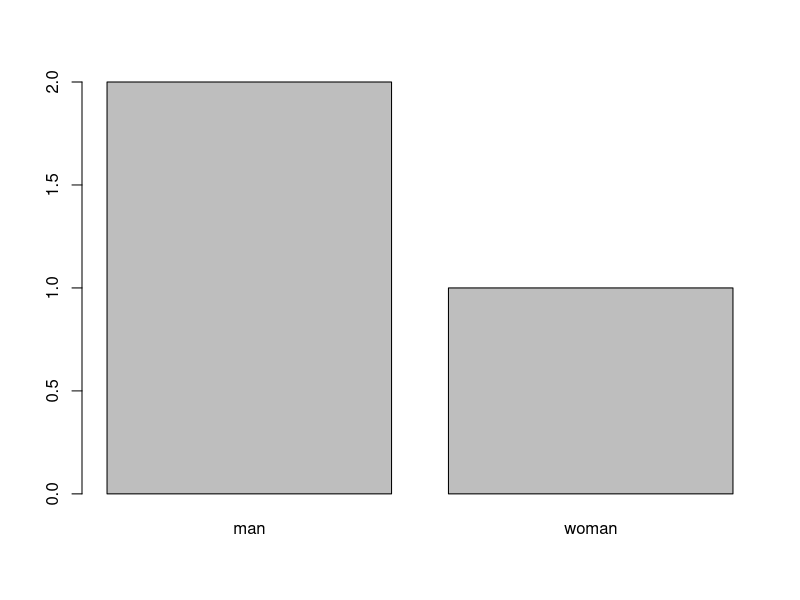

This chart was generated by the following R code:
#요인형(Factor)
#같은 성격의 값의 목록을 범주로 갖는 백터의 자료 
#nominal(명목변수): 순서가 없음(계층관계x)/ 알파벳은 순서로 정렬
#ordinal(서열변수): 순서가 있음(계층관계o)/ 사용자가 지정한 순서 

#백터
gender <- c("man", "woman", "man") 

#요인형 : 백터를 요인형으로 변환(factor nominal)
#default : 알파벳 순서로 정렬되는 요인형
nominal_gender <- as.factor(gender) #명목변수로 변환
nominal_gender #Levels: man woman man -> 1 2 1
#빈도수: 수치형
table(nominal_gender) #man 2, woman 1 
#빈도수: 그래프
plot(nominal_gender)
#mode(): 자료형
mode(nominal_gender) #gender  
#class() 자료형
class(nominal_gender) #factor



